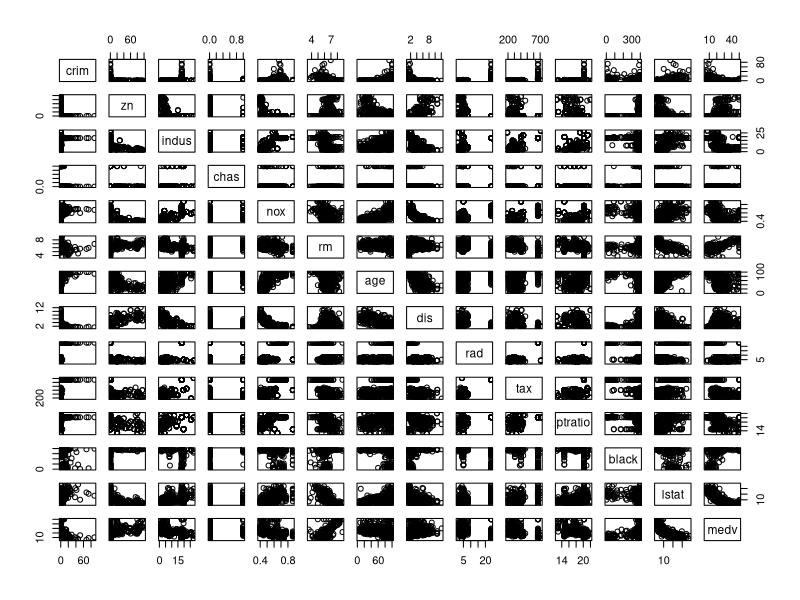
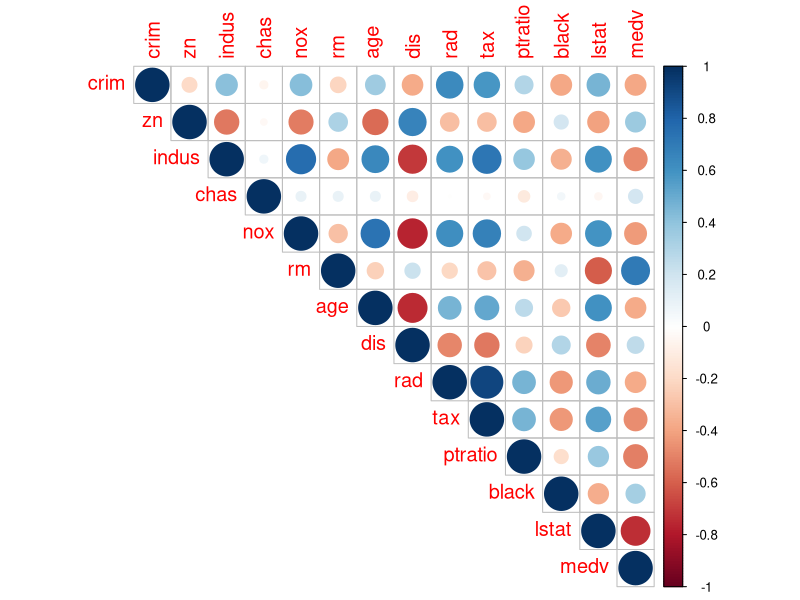

Write R code to recreate these figures, in order. (Note: this script raises an error after producing the figures.)
## ---- chunk 1
# Access MASS library 
library(MASS)

# Load Boston data
data("Boston")
## ---- chunk 2
# explore Boston dataset structure and dimnesions
str(Boston)
dim(Boston)
## ---- chunk 3
summary(Boston)

# plot matrix of the variables
pairs(Boston)

## ---- chunk 4
library(corrplot)
library(tidyverse)

# First calculate the correlation matrix 
corr_matrix<-cor(Boston)%>% round(2)

# print corr_matrix
corr_matrix

# visualize the correlation matrix
corrplot(corr_matrix, method="circle", type = "upper", tl.cex = 1.2) %>% round(2)
## ---- chunk 5
# center and standardize variables using scale()
boston_scaled <- scale(Boston)

# summaries of the scaled variables
summary(boston_scaled)

# check the class of the boston_scaled object
class(boston_scaled)

# change the object to data frame
boston_scaled <- as.data.frame(boston_scaled)
## ---- chunk 6
# First create a quantile vector of crim 
bins <- quantile(boston_scaled$crim)
bins

# create a categorical variable 'crime' into "low", "med_low", "med_high" and "high"
crime <- cut(boston_scaled$crim, breaks = bins, include.lowest = TRUE, label=c("low", "med_low", "med_high", "high")) 

## ---- chunk 7
# remove original crim from the dataset
boston_scaled <- dplyr::select(boston_scaled, -crim) %>% round(2)

# add the new categorical value to scaled data
boston_scaled <- data.frame(boston_scaled, crime)

#print
boston_scaled 
## ---- chunk 8
# Get the number of rows in the Boston dataset and assign it as *n* 
n <- nrow(boston_scaled)

# Select randomly 80% of the rows
ind <- sample(n,  size = n * 0.8)

# Use the selected to create train set
train_data <- boston_scaled[ind,]
train_data
# create test set using the remaining rows
test_data  <- boston_scaled[-ind,]
test_data
# save the correct classes from test data
correct_classes <- test_data$crime

# remove the crime variable from test data
test_data <- dplyr::select(test_data, -crime)
test_data
## ---- chunk 9

# linear discriminant analysis
# the dot means all other variables in the data.
lda.fit <- lda(crime ~ ., data = train_data) 

summary(lda.fit)


# print the lda.fit object
lda.fit 

## ---- chunk 10
# the function for lda biplot arrows
lda.arrows <- function(x, myscale = 1, arrow_heads = 0.1, color = "red", tex = 0.75, choices = c(1,2)){
  heads <- coef(x)
  arrows(x0 = 0, y0 = 0, 
         x1 = myscale * heads[,choices[1]], 
         y1 = myscale * heads[,choices[2]], col=color, length = arrow_heads)
  text(myscale * heads[,choices], labels = row.names(heads), 
       cex = tex, col=color, pos=3)
}

# target classes as numeric
classes <- as.numeric(train_data$crime)

# plot the lda results
plot(lda.fit, dimen = 2, col = classes, pch = classes)
lda.arrows(lda.fit, myscale = 2)
## ---- chunk 11
# predict classes with test data
lda.pred <- predict(lda.fit, newdata = test_data)

# cross tabulate the results
table(correct = correct_classes, predicted = lda.pred$class)
## ---- chunk 12

mean(lda.pred$class==test_data$crime) 
